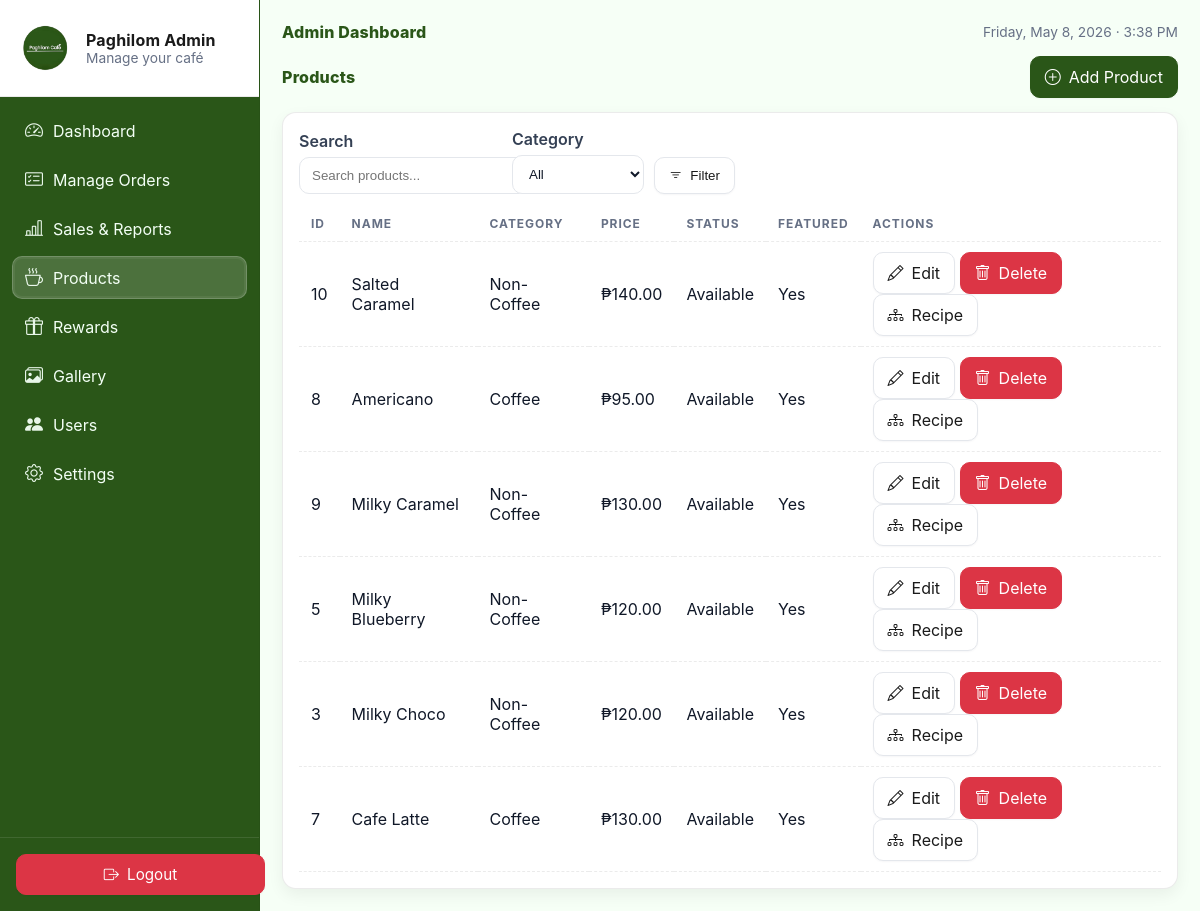
/admin/products/index.php, run on the app's committed database.
### tables this page shows
CREATE TABLE `products` (
  `id` int(11) NOT NULL,
  `name` varchar(255) NOT NULL,
  `description` text DEFAULT NULL,
  `price` decimal(10,2) NOT NULL DEFAULT 0.00,
  `cost_price` decimal(10,2) DEFAULT NULL,
  `category_id` int(11) DEFAULT NULL,
  `stock_qty` int(11) NOT NULL DEFAULT 0,
  `low_stock_threshold` int(11) NOT NULL DEFAULT 10,
  `restock_target` int(11) NOT NULL DEFAULT 0,
  `lead_time_days` int(11) NOT NULL DEFAULT 0,
  `last_low_alert_at` datetime DEFAULT NULL,
  `is_featured` tinyint(1) NOT NULL DEFAULT 0,
  `is_active` tinyint(1) NOT NULL DEFAULT 1,
  `badge` varchar(50) DEFAULT '',
  `image` varchar(255) DEFAULT NULL,
  `sort_order` int(11) NOT NULL DEFAULT 0,
  `created_at` timestamp NOT NULL DEFAULT current_timestamp(),
  `updated_at` timestamp NOT NULL DEFAULT current_timestamp() ON UPDATE current_timestamp(),
  `allow_hot` tinyint(1) NOT NULL DEFAULT 0,
  `allow_cold` tinyint(1) NOT NULL DEFAULT 0
);

CREATE TABLE `categories` (
  `id` int(11) NOT NULL,
  `name` varchar(255) NOT NULL,
  `description` text DEFAULT NULL,
  `image` varchar(255) DEFAULT NULL,
  `low_stock_threshold` int(11) DEFAULT 10,
  `sort_order` int(11) NOT NULL DEFAULT 0,
  `is_active` tinyint(1) NOT NULL DEFAULT 1,
  `created_at` timestamp NOT NULL DEFAULT current_timestamp(),
  `updated_at` timestamp NOT NULL DEFAULT current_timestamp() ON UPDATE current_timestamp()
);

### admin/includes/bootstrap.php (called while the page is built, shortened)
<?php
$projectRoot = dirname(__DIR__, 2);
require_once $projectRoot . '/config.php';
function safe($key,$method='GET',$default=null){ $src = strtoupper($method)==='POST' ? $_POST : $_GET; return isset($src[$key]) ? (is_string($src[$key])? trim($src[$key]) : $src[$key]) : $default; }
function money($n){ return '₱'.number_format((float)$n,2); }
?>

### config.php (called while the page is built, shortened)
<?php
if (!function_exists('e')) {
    function e($s){ return htmlspecialchars($s ?? '', ENT_QUOTES, 'UTF-8'); }
}
?>

### admin/products/index.php (the view, shortened to what this page needs)
<?php include __DIR__.'/../includes/header.php';
$db=db();
$search = safe('q');
$cats = [];
if ($db) { $r=$db->query("SELECT id,name FROM categories WHERE is_active=1 ORDER BY sort_order,name"); while($r && ($row=$r->fetch_assoc())) $cats[]=$row; }
$rows=[];
if ($db){
  $where = '1=1';
  $sql = "SELECT p.id,p.name,p.price,p.is_active,p.is_featured,c.name c_name FROM products p LEFT JOIN categories c ON c.id=p.category_id WHERE $where ORDER BY p.sort_order,p.name LIMIT 1000";
  $res=$db->query($sql);
  while($res && ($r=$res->fetch_assoc())) $rows[]=$r;
}
?>
<div class="topbar"><div class="title">Products</div><a class="btn primary" href="add_product.php"><i class="bi bi-plus-circle"></i> Add Product</a></div>
<div class="card"><div class="card-body">
  <form method="get" style="display:flex;gap:10px;align-items:end;flex-wrap:wrap;margin-bottom:12px;">
    <div><label class="label">Search</label><input class="input" name="q" value="<?= e($search) ?>" placeholder="Search products..."></div>
    <div><label class="label">Category</label><select class="input" name="cat"><option value="0">All</option></select></div>
    <div><button class="btn" type="submit"><i class="bi bi-filter"></i> Filter</button></div>
  </form>
  <div class="table-responsive-sm">
    <table class="table">
      <thead><tr><th>ID</th><th>Name</th><th>Category</th><th>Price</th><th>Status</th><th>Featured</th><th>Actions</th></tr></thead>
      <tbody>
        <?php foreach($rows as $r): ?>
          <tr>
            <td><?= (int)$r['id'] ?></td>
            <td><?= e($r['name']) ?></td>
            <td><?= e($r['c_name'] ?: '—') ?></td>
            <td><?= money($r['price']) ?></td>
            <td><?= ((int)$r['is_active'])? 'Available' : 'Not Available' ?></td>
            <td><?= ((int)$r['is_featured'] ?? 0) ? 'Yes' : 'No' ?></td>
            <td>
              <a class="btn" href="edit_product.php?id=<?= (int)$r['id'] ?>"><i class="bi bi-pencil"></i> Edit</a>
              <a class="btn danger" href="delete_product.php?id=<?= (int)$r['id'] ?>" onclick="return confirm('Delete this product? This will not affect past orders.');"><i class="bi bi-trash"></i> Delete</a>
              <a class="btn" href="view_recipe.php?id=<?= (int)$r['id'] ?>"><i class="bi bi-diagram-3"></i> Recipe</a>
            </td>
          </tr>
        <?php endforeach; if(!$rows): ?>
          <tr><td colspan="6" class="small">No products found.</td></tr>
        <?php endif; ?>
      </tbody>
    </table>
  </div>
</div></div>
<?php include __DIR__.'/../includes/footer.php'; ?>

### admin/assets/css/owner.css (style rules this page uses)
:root { --owner-bg: #F6FFF6; --owner-sidebar: #2A5618; --owner-card: #ffffff; --owner-line: rgba(0, 0, 0, 0.08); --owner-text: #1a1a1a; --owner-muted: #667085; --owner-accent: #2A5618; --owner-accent-2: #1f4012; --owner-badge: #eaf7ec; --sidebar-width: 260px; --header-height: 60px; --mobile-breakpoint: 992px; --tablet-breakpoint: 1200px; }
html, body { height: 100%; }
body { margin: 0; background: var(--owner-bg); color: var(--owner-text); font-family: Inter, system-ui, -apple-system, Segoe UI, Roboto, Helvetica, Arial, sans-serif; }
.topbar { display: flex; align-items: center; justify-content: space-between; margin-bottom: 14px; }
.topbar .title { font-weight: 800; letter-spacing: .2px; color: var(--owner-accent) }
.card { background: var(--owner-card); border: 1px solid var(--owner-line); border-radius: 14px; box-shadow: 0 6px 16px rgba(0, 0, 0, .06); }
.card-body { padding: 16px }
.table { width: 100%; border-collapse: collapse; color: #101828 }
.table th, .table td { padding: 10px 12px; border-bottom: 1px dashed var(--owner-line); text-align: left }
.table th { color: #667085; text-transform: uppercase; font-size: .75rem; letter-spacing: .08em }
.btn { display: inline-flex; align-items: center; gap: 8px; padding: 10px 14px; background: #ffffff; border: 1px solid #e4e7ec; border-radius: 10px; color: #1a1a1a; text-decoration: none; box-shadow: 0 1px 2px rgba(16, 24, 40, .04) }
.btn.primary { background: var(--owner-accent); border-color: var(--owner-accent); color: #fff }
.btn.danger { background: #dc3545; border-color: #dc3545; color: #fff }
.input, select { background: #fff; border: 1px solid #e4e7ec; padding: 10px 12px; border-radius: 10px; color: #101828; width: 100% }
.label { display: block; margin-bottom: 6px; color: #344054; font-weight: 600 }

### data on the page
products: id "10", name "Salted Caramel", category.name "Non-Coffee", price "₱140.00", is_active "Available", is_featured "Yes"
products: id "8", name "Americano", category.name "Coffee", price "₱95.00", is_active "Available", is_featured "Yes"
products: id "9", name "Milky Caramel", category.name "Non-Coffee", price "₱130.00", is_active "Available", is_featured "Yes"
products: id "5", name "Milky Blueberry", category.name "Non-Coffee", price "₱120.00", is_active "Available", is_featured "Yes"
products: id "3", name "Milky Choco", category.name "Non-Coffee", price "₱120.00", is_active "Available", is_featured "Yes"
products: id "7", name "Cafe Latte", category.name "Coffee", price "₱130.00", is_active "Available", is_featured "Yes"
